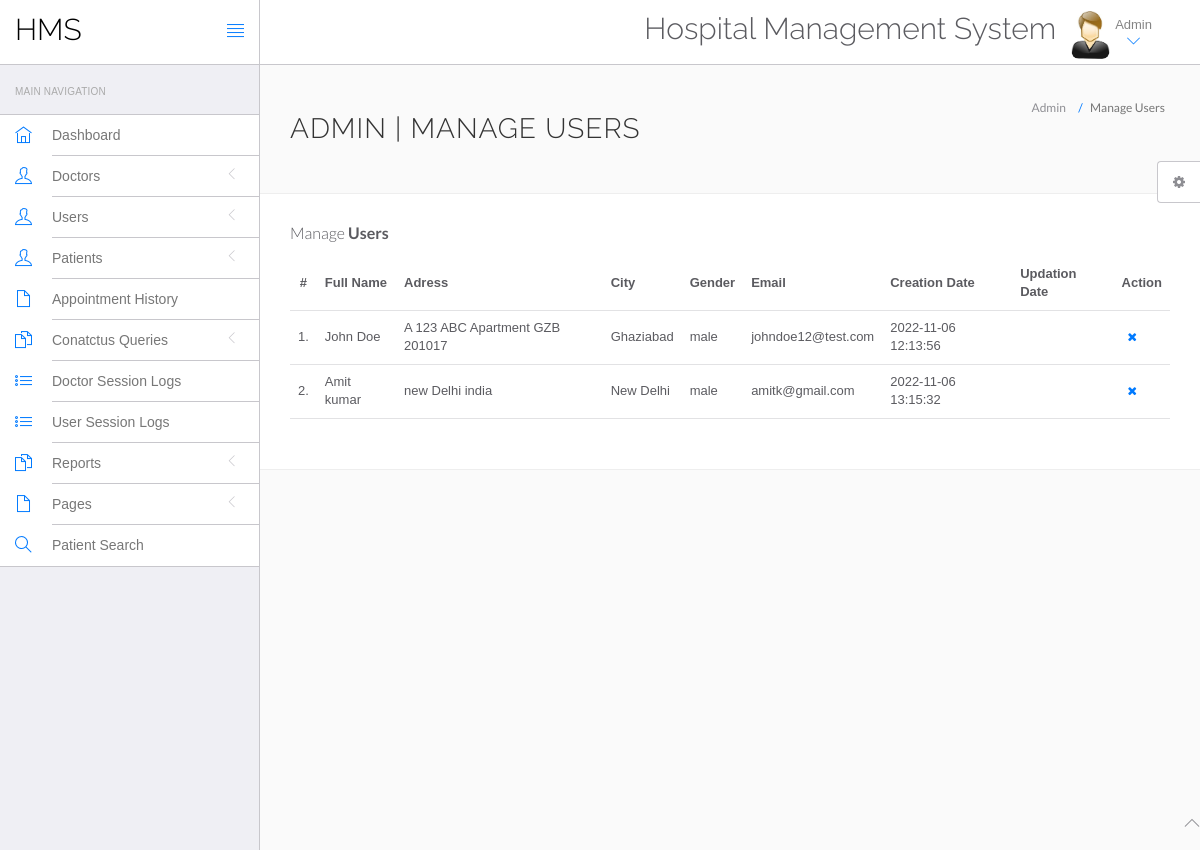
Before: /hospital/hms/admin/manage-users.php (signed in) with the older database file.
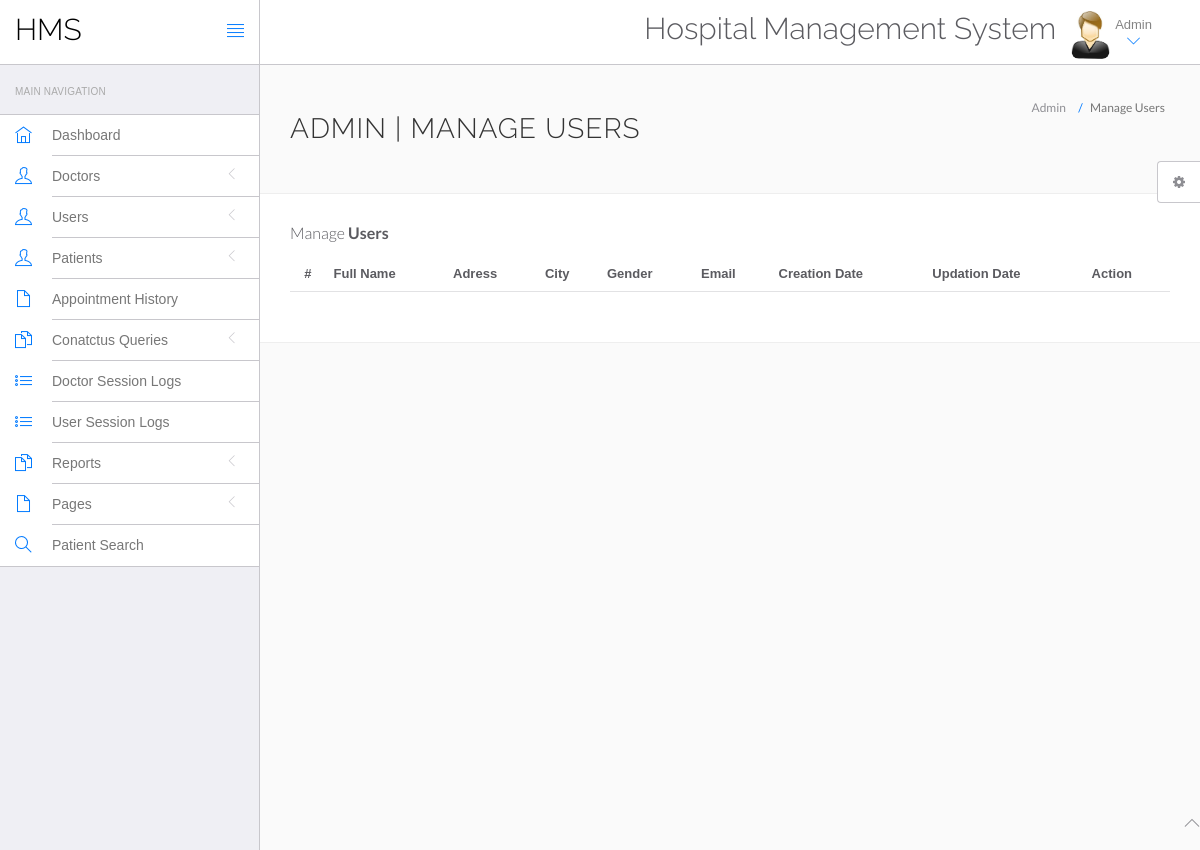
After: the same page with the newer database file.
### tables this page shows
CREATE TABLE `users` (
  `id` int(11) NOT NULL,
  `fullName` varchar(255) DEFAULT NULL,
  `address` longtext DEFAULT NULL,
  `city` varchar(255) DEFAULT NULL,
  `gender` varchar(255) DEFAULT NULL,
  `email` varchar(255) DEFAULT NULL,
  `password` varchar(255) DEFAULT NULL,
  `regDate` timestamp NULL DEFAULT current_timestamp(),
  `updationDate` timestamp NULL DEFAULT NULL ON UPDATE current_timestamp()
);

### hospital/hms/admin/manage-users.php (the view, shortened to what this page needs)
<?php
include('include/config.php');
if(strlen($_SESSION['id']==0)) {
 header('location:logout.php');
  } else{
?>
<!DOCTYPE html>
<html lang="en">
	<head>
		<link rel="stylesheet" href="vendor/bootstrap/css/bootstrap.min.css">
		<link rel="stylesheet" href="vendor/fontawesome/css/font-awesome.min.css">
		<link rel="stylesheet" href="vendor/themify-icons/themify-icons.min.css">
		<link href="vendor/animate.css/animate.min.css" rel="stylesheet" media="screen">
		<link href="vendor/perfect-scrollbar/perfect-scrollbar.min.css" rel="stylesheet" media="screen">
		<link href="vendor/switchery/switchery.min.css" rel="stylesheet" media="screen">
		<link href="vendor/bootstrap-touchspin/jquery.bootstrap-touchspin.min.css" rel="stylesheet" media="screen">
		<link href="vendor/select2/select2.min.css" rel="stylesheet" media="screen">
		<link href="vendor/bootstrap-datepicker/bootstrap-datepicker3.standalone.min.css" rel="stylesheet" media="screen">
		<link href="vendor/bootstrap-timepicker/bootstrap-timepicker.min.css" rel="stylesheet" media="screen">
		<link rel="stylesheet" href="assets/css/styles.css">
		<link rel="stylesheet" href="assets/css/plugins.css">
		<link rel="stylesheet" href="assets/css/themes/theme-1.css" id="skin_color" />
	</head>
	<body>
		<div id="app">
<?php include('include/sidebar.php');?>
			<div class="app-content">
						<?php include('include/header.php');?>
				<div class="main-content" >
					<div class="wrap-content container" id="container">
						<section id="page-title">
							<div class="row">
								<div class="col-sm-8">
									<h1 class="mainTitle">Admin | Manage Users</h1>
																	</div>
								<ol class="breadcrumb">
									<li>
										<span>Admin</span>
									</li>
									<li class="active">
										<span>Manage Users</span>
									</li>
								</ol>
							</div>
						</section>
						<div class="container-fluid container-fullw bg-white">
									<div class="row">
								<div class="col-md-12">
									<h5 class="over-title margin-bottom-15">Manage <span class="text-bold">Users</span></h5>
									<table class="table table-hover" id="sample-table-1">
										<thead>
											<tr>
												<th class="center">#</th>
												<th>Full Name</th>
												<th class="hidden-xs">Adress</th>
												<th>City</th>
												<th>Gender </th>
												<th>Email </th>
												<th>Creation Date </th>
												<th>Updation Date </th>
												<th>Action</th>
											</tr>
										</thead>
										<tbody>
<?php
$sql=mysqli_query($con,"select * from users");
$cnt=1;
while($row=mysqli_fetch_array($sql))
{
?>
											<tr>
												<td class="center"><?php echo $cnt;?>.</td>
												<td class="hidden-xs"><?php echo $row['fullName'];?></td>
												<td><?php echo $row['address'];?></td>
												<td><?php echo $row['city'];?>
												</td>
												<td><?php echo $row['gender'];?></td>
												<td><?php echo $row['email'];?></td>
												<td><?php echo $row['regDate'];?></td>
												<td><?php echo $row['updationDate'];?>
												</td>
												<td >
												<div class="visible-md visible-lg hidden-sm hidden-xs">
	<a href="manage-users.php?id=<?php echo $row['id']?>&del=delete" onClick="return confirm('Are you sure you want to delete?')"class="btn btn-transparent btn-xs tooltips" tooltip-placement="top" tooltip="Remove"><i class="fa fa-times fa fa-white"></i></a>
												</div>
												</td>
											</tr>
											<?php
$cnt=$cnt+1;
											 }?>
										</tbody>
									</table>
								</div>
							</div>
								</div>
							</div>
						</div>
					</div>
				</div>
	<?php include('include/footer.php');?>
	<?php include('include/setting.php');?>
	</body>
</html>
<?php } ?>

Changed rows visible on the page:
removed users: fullName "John Doe", address "A 123 ABC Apartment GZB 201017", city "Ghaziabad", gender "male", email "johndoe12@test.com", regDate "2022-11-06 12:13:56"
removed users: fullName "Amit kumar", address "new Delhi india", city "New Delhi", gender "male", email "amitk@gmail.com", regDate "2022-11-06 13:15:32"
